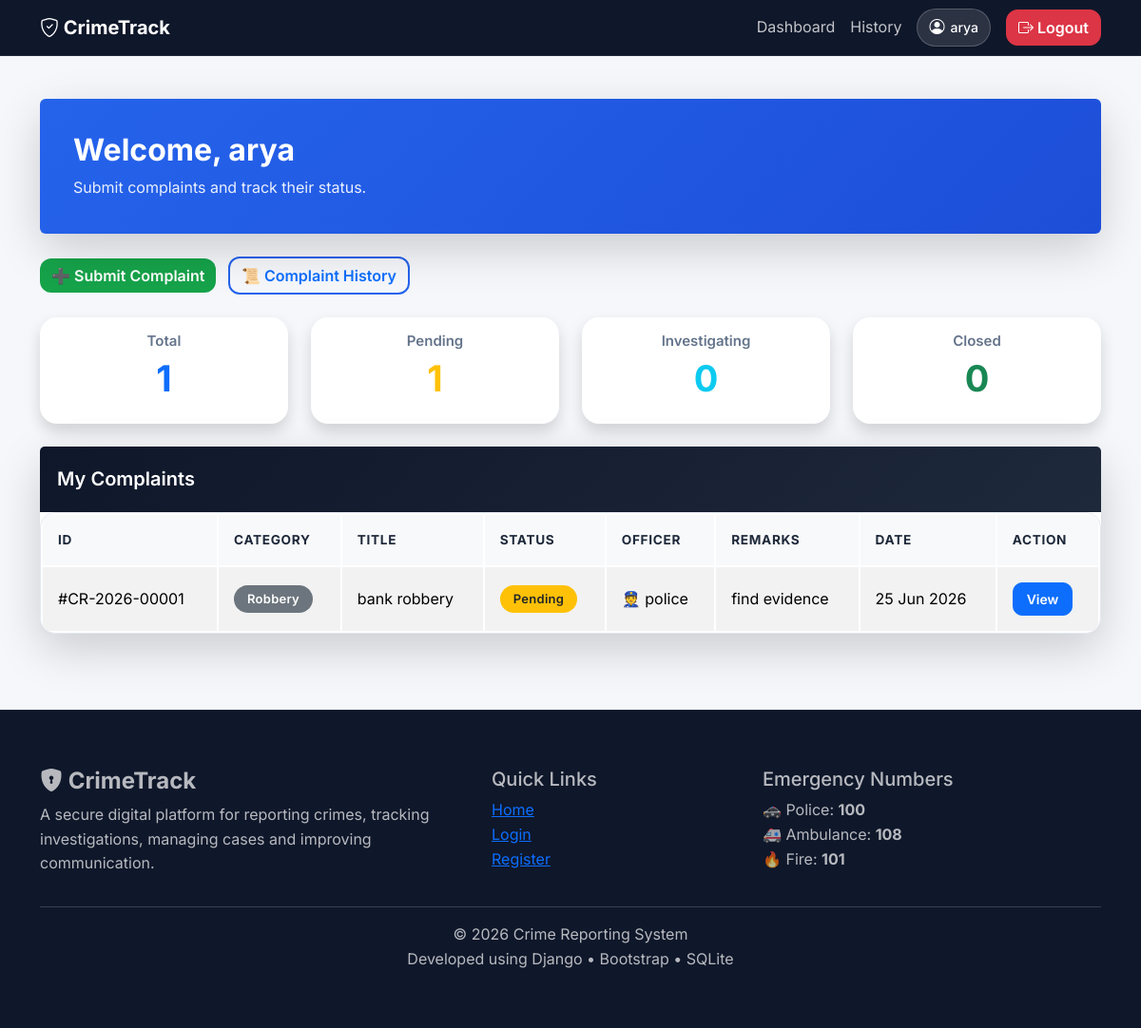
The page /citizen-dashboard/ (signed in) on the database its author committed.
### crime/models.py (models this page shows, shortened)
class Complaint(models.Model):
    complaint_number = models.CharField(
        max_length=25,
        unique=True,
        blank=True
    )
    CATEGORY = [
        ("Theft", "Theft"),
        ("Assault", "Assault"),
        ("Cyber Crime", "Cyber Crime"),
        ("Domestic Violence", "Domestic Violence"),
        ("Missing Person", "Missing Person"),
        ("Drug Crime", "Drug Crime"),
        ("Traffic Violation", "Traffic Violation"),
        ("Fraud", "Fraud"),
        ("Robbery", "Robbery"),
        ("Other", "Other"),
    ]
    STATUS = [
        ("Pending", "Pending"),
        ("Assigned", "Assigned"),
        ("Investigating", "Investigating"),
        ("Closed", "Closed"),
    ]
    PRIORITY = [
        ("Low", "Low"),
        ("Medium", "Medium"),
        ("High", "High"),
        ("Emergency", "Emergency"),
    ]
    user = models.ForeignKey(User, on_delete=models.CASCADE)
    email = models.EmailField(blank=True)
    phone = models.CharField(max_length=15, blank=True)
    anonymous = models.BooleanField(default=False)
    category = models.CharField(max_length=50, choices=CATEGORY, default="Other")
    title = models.CharField(max_length=200)
    description = models.TextField()
    location = models.CharField(max_length=255)
    latitude = models.DecimalField(max_digits=9, decimal_places=6, null=True, blank=True)
    longitude = models.DecimalField(max_digits=9, decimal_places=6, null=True, blank=True)
    crime_date = models.DateField()
    evidence = models.FileField(upload_to="evidence/", blank=True, null=True)
    priority = models.CharField(max_length=20, choices=PRIORITY, default="Medium")
    status = models.CharField(max_length=20, choices=STATUS, default="Pending")
    assigned_officer = models.ForeignKey(
        User,
        on_delete=models.SET_NULL,
        null=True,
        blank=True,
        related_name="assigned_complaints"
    )
    remarks = models.TextField(blank=True)
    fir_generated = models.BooleanField(default=False)
    is_read = models.BooleanField(default=False)
    is_resolved = models.BooleanField(default=False)
    created_at = models.DateTimeField(auto_now_add=True)
    updated_at = models.DateTimeField(auto_now=True)
    class Meta:
        ordering = ["-created_at"]
        indexes = [
            models.Index(fields=["status"]),
            models.Index(fields=["category"]),
            models.Index(fields=["priority"]),
            models.Index(fields=["created_at"]),
        ]

### crime/views.py (the view)
# urls.py: path("citizen-dashboard/", views.citizen_dashboard, name="citizen_dashboard"),
@login_required
def citizen_dashboard(request):
    complaints = Complaint.objects.filter(user=request.user)
    return render(request, "citizen_dashboard.html", {
        "complaints": complaints,
        "total": complaints.count(),
        "pending": complaints.filter(status="Pending").count(),
        "investigating": complaints.filter(status="Investigating").count(),
        "closed": complaints.filter(status="Closed").count(),
    })

### templates/citizen_dashboard.html (shortened to what this page needs)
{% extends "base.html" %}
{% block content %}
<div class="container mt-4">
<div class="card shadow-lg border-0 mb-4">
    <div class="card-body bg-primary text-white rounded">
        <h2 class="fw-bold">
            Welcome, {{ request.user.username }}
        </h2>
        <p class="mb-0">
            Submit complaints and track their status.
        </p>
    </div>
</div>
<div class="mb-4">
    <a href="{% url 'submit_complaint' %}" class="btn btn-success me-2">
        ➕ Submit Complaint
    </a>
    <a href="{% url 'history' %}" class="btn btn-outline-primary">
        📜 Complaint History
    </a>
</div>
<div class="row g-4 mb-4">
    <div class="col-lg-3 col-md-6">
        <div class="card shadow text-center">
            <div class="card-body">
                <h5>Total</h5>
                <h2 class="text-primary">{{ total }}</h2>
            </div>
        </div>
    </div>
    <div class="col-lg-3 col-md-6">
        <div class="card shadow text-center">
            <div class="card-body">
                <h5>Pending</h5>
                <h2 class="text-warning">{{ pending }}</h2>
            </div>
        </div>
    </div>
    <div class="col-lg-3 col-md-6">
        <div class="card shadow text-center">
            <div class="card-body">
                <h5>Investigating</h5>
                <h2 class="text-info">{{ investigating }}</h2>
            </div>
        </div>
    </div>
    <div class="col-lg-3 col-md-6">
        <div class="card shadow text-center">
            <div class="card-body">
                <h5>Closed</h5>
                <h2 class="text-success">{{ closed }}</h2>
            </div>
        </div>
    </div>
</div>
<div class="card shadow-lg border-0">
    <div class="card-header bg-dark text-white">
        My Complaints
    </div>
    <div class="table-responsive">
        <table class="table table-hover table-striped mb-0">
            <thead class="table-light">
                <tr>
                    <th>ID</th>
                    <th>Category</th>
                    <th>Title</th>
                    <th>Status</th>
                    <th>Officer</th>
                    <th>Remarks</th>
                    <th>Date</th>
                    <th>Action</th>
                </tr>
            </thead>
            <tbody>
            {% for complaint in complaints %}
                <tr>
                    <td>#{{ complaint.complaint_number }}</td>
                    <td>
                        <span class="badge bg-secondary">
                            {{ complaint.category }}
                        </span>
                    </td>
                    <td>{{ complaint.title }}</td>
                    <td>
                        {% if complaint.status == "Pending" %}
                            <span class="badge bg-warning text-dark">Pending</span>
                        {% elif complaint.status == "Assigned" %}
                            <span class="badge bg-primary">Assigned</span>
                        {% elif complaint.status == "Investigating" %}
                            <span class="badge bg-info">Investigating</span>
                        {% else %}
                            <span class="badge bg-success">Closed</span>
                        {% endif %}
                    </td>
                    <td>
                        {% if complaint.assigned_officer %}
                            👮 {{ complaint.assigned_officer.username }}
                        {% else %}
                            <span class="text-muted">Not Assigned</span>
                        {% endif %}
                    </td>
                    <td>
                        {{ complaint.remarks|default:"No Remarks" }}
                    </td>
                    <td>
                        {{ complaint.created_at|date:"d M Y" }}
                    </td>
                    <td>
                        <a href="{% url 'complaint_detail' complaint.id %}"
                           class="btn btn-sm btn-primary">
                            View
                        </a>
                    </td>
                </tr>
            {% empty %}
                <tr>
                    <td colspan="8" class="text-center p-4">
                        No complaints submitted yet.
                    </td>
                </tr>
            {% endfor %}
            </tbody>
        </table>
    </div>
</div>
</div>
{% endblock %}

### templates/base.html (shortened to what this page needs)
{% load static %}
<!DOCTYPE html>
<html lang="en">
<head>
    <link href="https://cdn.jsdelivr.net/npm/bootstrap@5.3.3/dist/css/bootstrap.min.css" rel="stylesheet">
    <link rel="stylesheet"
          href="https://cdn.jsdelivr.net/npm/bootstrap-icons@1.11.3/font/bootstrap-icons.min.css">
    <link rel="stylesheet" href="{% static 'css/style.css' %}">
</head>
<body>
<nav class="navbar navbar-expand-lg fixed-top">
    <div class="container">
        <a class="navbar-brand fw-bold" href="/">
            <i class="bi bi-shield-check"></i>
            CrimeTrack
        </a>
        <div class="collapse navbar-collapse" id="navbar">
            <ul class="navbar-nav ms-auto align-items-center">
                {% if user.is_authenticated %}
                    {% if user.is_superuser %}
                        <li class="nav-item">
                            <a class="nav-link" href="{% url 'admin_dashboard' %}">Dashboard</a>
                        </li>
                    {% elif user.groups.all.0.name == "police" %}
                        <li class="nav-item">
                            <a class="nav-link" href="{% url 'police_dashboard' %}">Dashboard</a>
                        </li>
                    {% else %}
                        <li class="nav-item">
                            <a class="nav-link" href="{% url 'citizen_dashboard' %}">Dashboard</a>
                        </li>
                    {% endif %}
                    <li class="nav-item">
                        <a class="nav-link" href="{% url 'history' %}">History</a>
                    </li>
                    <li class="nav-item ms-2">
                        <span class="user-badge">
                            <i class="bi bi-person-circle"></i>
                            {{ request.user.username }}
                        </span>
                    </li>
                    <li class="nav-item ms-3">
                        <a href="{% url 'logout' %}" class="btn btn-danger">
                            <i class="bi bi-box-arrow-right"></i> Logout
                        </a>
                    </li>
                {% endif %}
            </ul>
        </div>
    </div>
</nav>
<main>
    {% block content %}{% endblock %}
</main>
<footer class="footer">
    <div class="container">
        <div class="row gy-4">
            <div class="col-lg-5">
                <h4 class="fw-bold">
                    <i class="bi bi-shield-lock-fill"></i> CrimeTrack
                </h4>
                <p>
                    A secure digital platform for reporting crimes,
                    tracking investigations, managing cases and improving communication.
                </p>
            </div>
            <div class="col-lg-3">
                <h5>Quick Links</h5>
                <ul class="list-unstyled">
                    <li><a href="/">Home</a></li>
                    <li><a href="{% url 'login' %}">Login</a></li>
                    <li><a href="{% url 'register' %}">Register</a></li>
                </ul>
            </div>
            <div class="col-lg-4">
                <h5>Emergency Numbers</h5>
                <p>
                    🚓 Police: <strong>100</strong><br>
                    🚑 Ambulance: <strong>108</strong><br>
                    🔥 Fire: <strong>101</strong>
                </p>
            </div>
        </div>
        <hr>
        <div class="text-center">
            © 2026 Crime Reporting System<br>
            Developed using Django • Bootstrap • SQLite
        </div>
    </div>
</footer>
</body>
</html>

### static/css/style.css (style rules this page uses)
:root { --bg: #fafbfc; --surface: #ffffff; --text: #0f172a; --muted: #64748b; --primary: #4f46e5; --primary-glow: rgba(79, 70, 229, 0.15); --border: rgba(15, 23, 42, 0.06); --border-hover: rgba(15, 23, 42, 0.12); --radius: 16px; --radius-sm: 10px; --shadow-sm: 0 2px 8px rgba(15, 23, 42, 0.02); --shadow: 0 12px 34px rgba(15, 23, 42, 0.04), 0 4px 12px rgba(15, 23, 42, 0.02); --shadow-hover: 0 20px 40px rgba(15, 23, 42, 0.08), 0 8px 20px rgba(79, 70, 229, 0.04); --transition: all 0.3s cubic-bezier(0.16, 1, 0.3, 1); }
* { margin: 0; padding: 0; box-sizing: border-box; -webkit-font-smoothing: antialiased; -moz-osx-font-smoothing: grayscale; }
body { font-family: 'Inter', sans-serif; background: var(--bg); color: var(--text); padding-top: 80px; line-height: 1.6; }
.navbar { position:fixed; top:0; width:100%; z-index:1000; background:#0f172a; border-bottom:1px solid rgba(255,255,255,0.08); }
.navbar-brand { color:#ffffff !important; }
.nav-link { color:rgba(255,255,255,0.75) !important; }
.user-badge { display: inline-flex; align-items: center; gap: 6px; padding: 6px 12px; border-radius: 999px; background: rgba(255,255,255,0.12); color: #ffffff; font-size: 14px; font-weight: 500; border: 1px solid rgba(255,255,255,0.2); backdrop-filter: blur(10px); transition: 0.3s ease; }
.user-badge i { color: #ffffff; font-size: 16px; }
.table { background: var(--surface); border: 1px solid var(--border); border-radius: var(--radius); overflow: hidden; box-shadow: var(--shadow-sm); border-collapse: separate; }
.table thead { background: #f8fafc; color: var(--muted); font-size: 0.85rem; text-transform: uppercase; letter-spacing: 0.05em; }
.table td, .table th { vertical-align: middle; padding: 16px 20px; border-bottom: 1px solid var(--border); }
.table tr:last-child td { border-bottom: none; }
.badge { display: inline-flex; align-items: center; border-radius: 999px; padding: 4px 12px; font-weight: 600; font-size: 0.75rem; letter-spacing: 0.02em; }
.footer { background: #0f172a; color: rgba(255, 255, 255, 0.7); padding: 60px 0; margin-top: 80px; border-top: 1px solid rgba(255, 255, 255, 0.05); }
.card, .btn { transition: var(--transition); }

### templates/citizen_dashboard.html (style rules this page uses)
:root { --primary:#2563eb; --primary-dark:#1d4ed8; --success:#16a34a; --warning:#f59e0b; --info:#06b6d4; --danger:#ef4444; --light:#f8fafc; --border:#e2e8f0; }
body { background:#f5f7fb; }
.card-body.bg-primary { background:linear-gradient(135deg,#2563eb,#1d4ed8)!important; border-radius:18px; padding:35px; }
.card-body.bg-primary h2 { font-weight:700; font-size:32px; }
.card-body.bg-primary p { opacity:.9; font-size:16px; }
.btn { border-radius:12px; font-weight:600; transition:.3s; }
.btn-success { background:#16a34a; border:none; }
.btn-outline-primary { border:2px solid #2563eb; }
.card { border:none; border-radius:18px; box-shadow:0 10px 30px rgba(0,0,0,.08); transition:.3s; }
.row .card-body h5 { color:#64748b; font-size:15px; font-weight:600; }
.row .card-body h2 { font-size:38px; font-weight:700; }
.card-header.bg-dark { background:linear-gradient(135deg,#0f172a,#1e293b)!important; padding:18px; font-size:20px; font-weight:600; }
.table { margin-bottom:0; }
.table thead { background:#eff6ff; }
.table thead th { border:none; color:#1e293b; font-weight:700; padding:16px; }
.table tbody td { padding:16px; vertical-align:middle; border-color:#eef2f7; }
.table tbody tr { transition:.25s; }
.badge { padding:8px 14px; border-radius:30px; font-size:13px; font-weight:600; }
.btn-sm { border-radius:10px; padding:6px 14px; font-weight:600; }

### rows shown on the page
Complaint: complaint_number "CR-2026-00001", category "Robbery", title "bank robbery", status "Pending", assigned_officer.username "police", remarks "find evidence", created_at "25 Jun 2026"

### other values the page prints
{{ request.user.username }} "arya"
{{ total }} "1"
{{ pending }} "1"
{{ investigating }} "0"
{{ closed }} "0"
